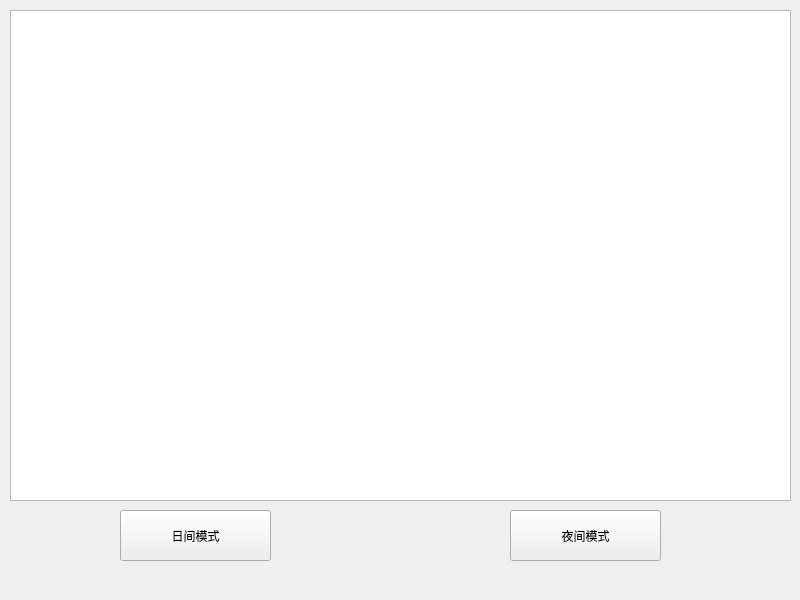
<?xml version="1.0" encoding="UTF-8"?>
<ui version="4.0">
 <class>Widget</class>
 <widget class="QWidget" name="Widget">
  <property name="geometry">
   <rect>
    <x>0</x>
    <y>0</y>
    <width>800</width>
    <height>600</height>
   </rect>
  </property>
  <property name="windowTitle">
   <string>Widget</string>
  </property>
  <widget class="QTextEdit" name="textEdit">
   <property name="geometry">
    <rect>
     <x>10</x>
     <y>10</y>
     <width>781</width>
     <height>491</height>
    </rect>
   </property>
  </widget>
  <widget class="QPushButton" name="pushButton_light">
   <property name="geometry">
    <rect>
     <x>120</x>
     <y>510</y>
     <width>151</width>
     <height>51</height>
    </rect>
   </property>
   <property name="text">
    <string>日间模式</string>
   </property>
  </widget>
  <widget class="QPushButton" name="pushButton_dark">
   <property name="geometry">
    <rect>
     <x>510</x>
     <y>510</y>
     <width>151</width>
     <height>51</height>
    </rect>
   </property>
   <property name="text">
    <string>夜间模式</string>
   </property>
  </widget>
 </widget>
 <resources/>
 <connections/>
</ui>
